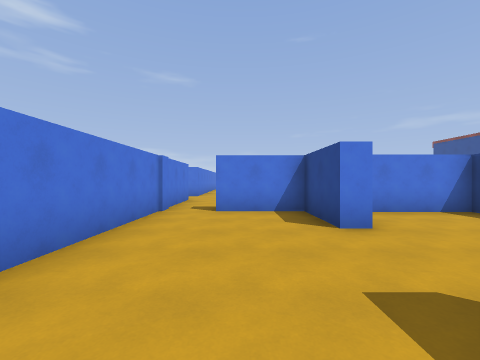
view 1 (above)

21 first-person views from a walk through a Godot game level. The camera is 1.5 m above the floor, looks level and sees 90° across. The floor is counted in squares, 2 m on a side. Each view is taken from the middle of a square. On the plan, view 1 faces up. The plan holds only what a view shows up to about 9 squares ahead; the rest is blank. The place goes on beyond the plan.

view 2
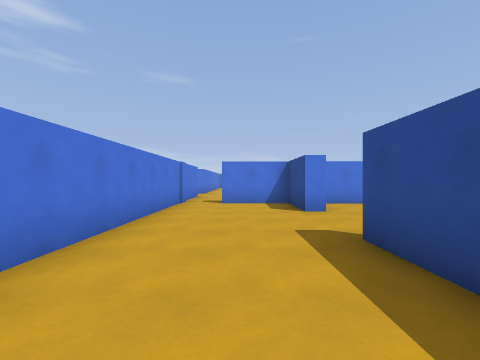

view 3
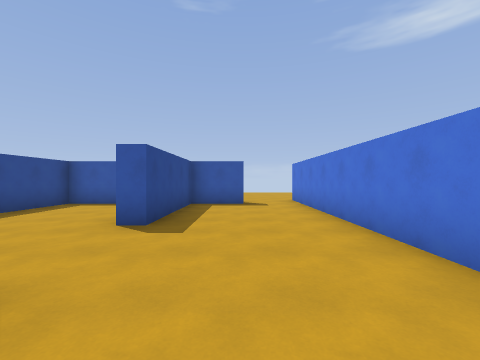

view 4
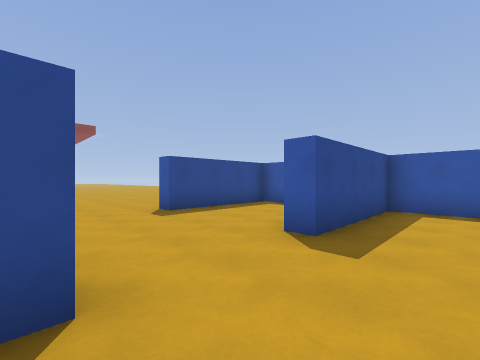

view 5
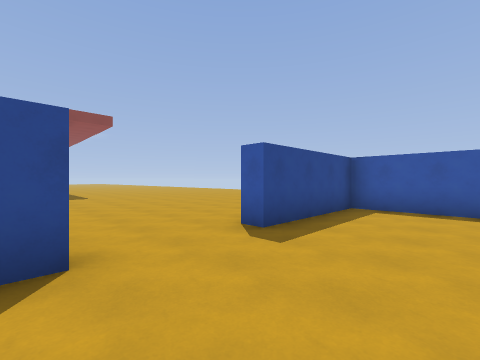

view 6
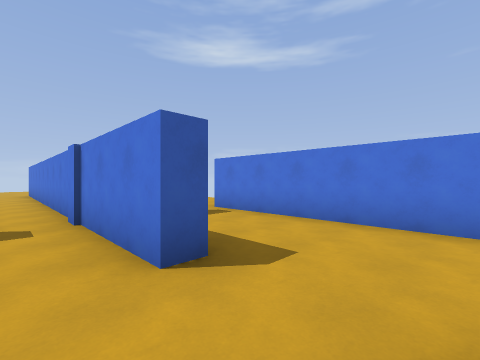

view 7
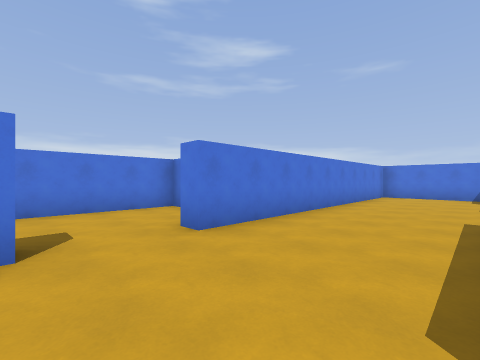

view 8
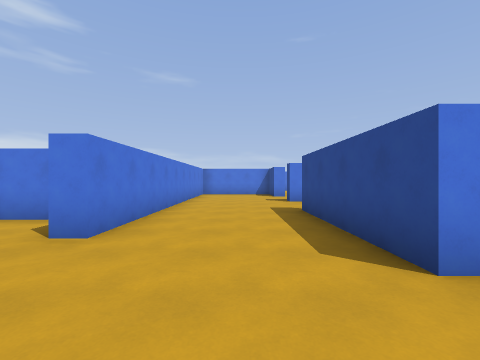

view 9
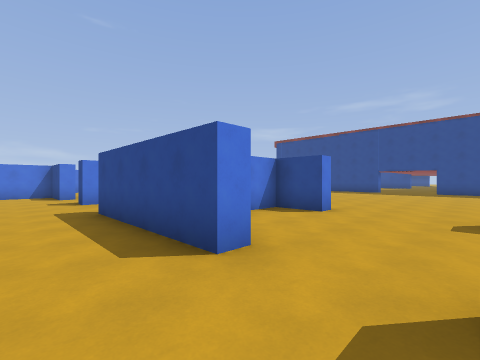

view 10
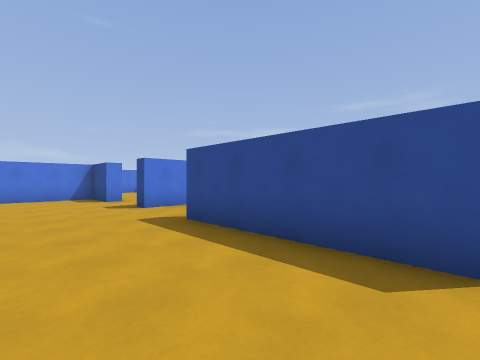

view 11
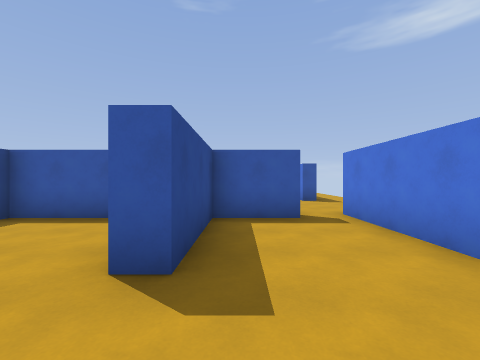

view 12
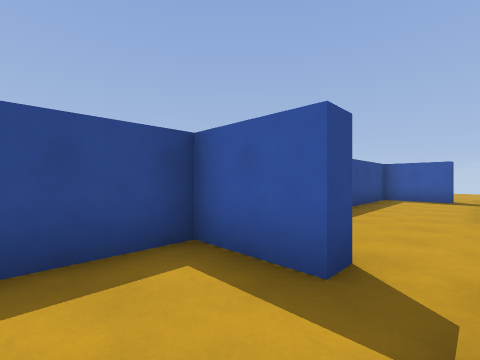

view 13
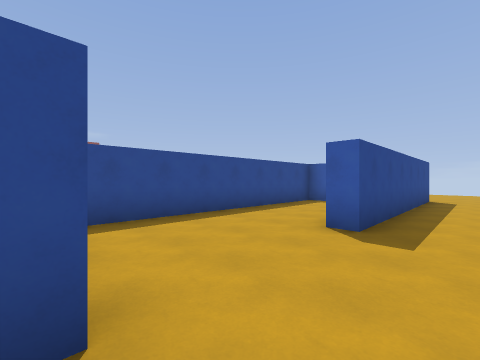

view 14
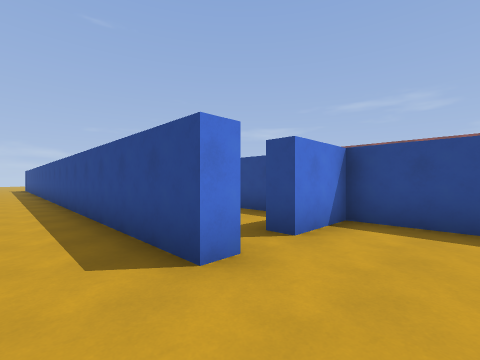

view 15
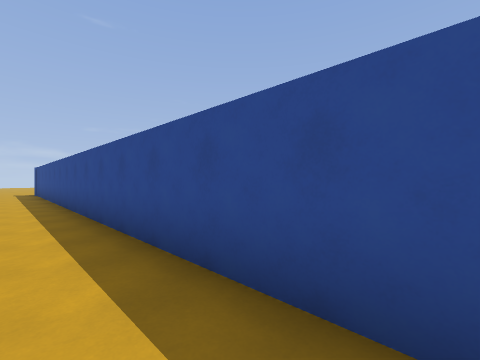

view 16
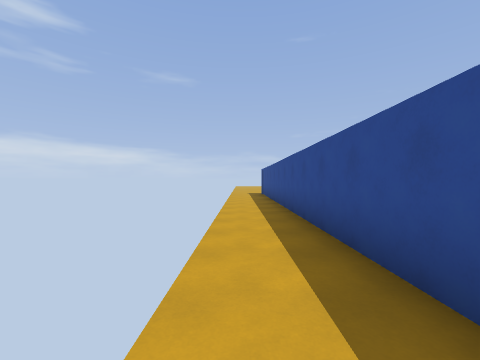

view 17
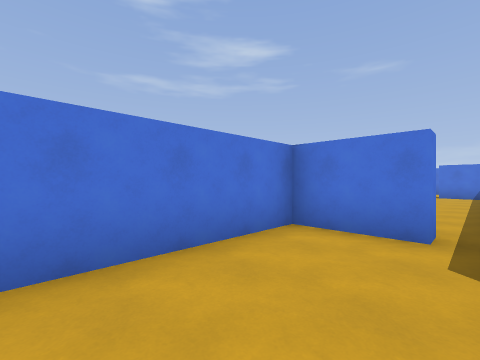

view 18
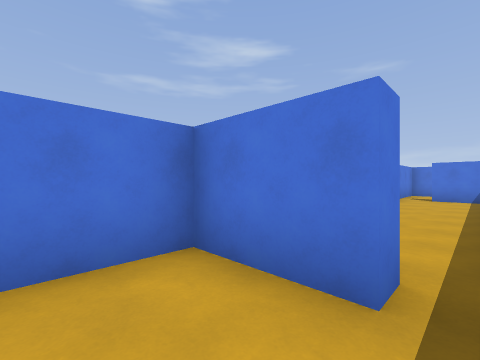

view 19
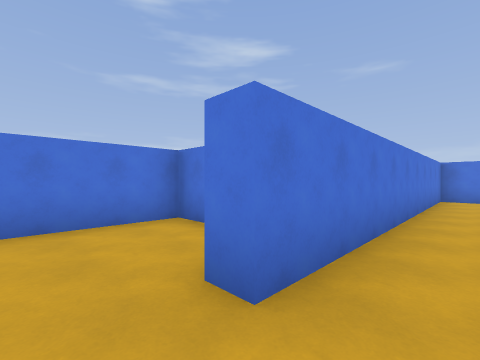

view 20
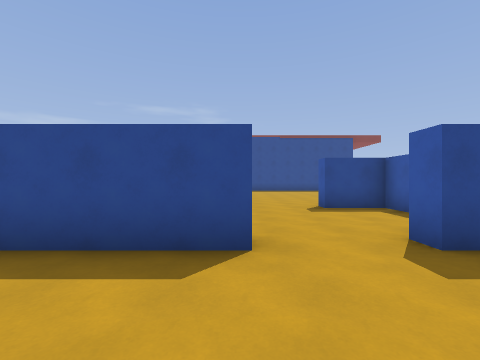

view 21
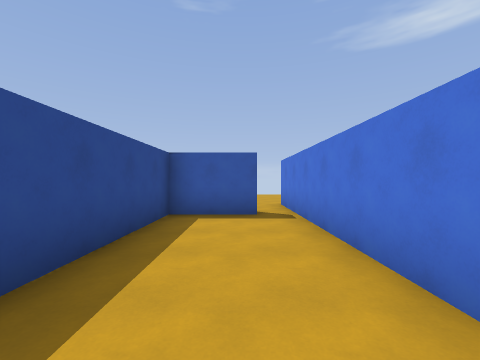

### Floor plan
Ten units are one square. View 1 is at (0, 0); x grows to the right and y downward. Boxes are objects, and circles mark ways between rooms. Rooms are numbered by the first view taken in them; rooms with no view inside come last. Other rooms are left out.
<svg viewBox="-75 -210 140 260">
<path fill="none" stroke="#000" d="M21 -37 16 -37 16 -58 -6 -58M-1 26 16 26 16 -10 21 -10M-20 -56 -20 39M54 -35 54 -58 26 -58M30 26 54 26 54 -10 60 -10M21 -99 16 -99 16 -140M31 -163 17 -163 17 -169M-25 -91 -20 -91 -20 -56M21 -190 16 -190 16 -202M-5 -63 16 -63 16 -78 21 -78M-20 -204 -20 -111 -25 -111M-42 -58 -42 -63 -25 -63 -25 -91M-34 -125 -53 -125 -53 -58M-53 -58 -58 -58 -58 -205M-45 22 -25 22 -25 -58 -42 -58M-58 45 -58 -23 -53 -23 -53 26"/>
<circle cx="20" cy="-25" r="3" fill="#2a7"/>
<circle cx="-10" cy="-60" r="3" fill="#2a7"/>
<circle cx="-20" cy="-105" r="3" fill="#2a7"/>
<circle cx="-50" cy="-60" r="3" fill="#2a7"/>
<text x="0" y="-10">1</text>
<text x="40" y="-20">2</text>
<text x="0" y="-130">3</text>
<text x="-40" y="-90">4</text>
<text x="-60" y="-50">5</text>
</svg>
Room 1 opens to room 2. Room 1 opens to room 3. Room 3 opens to room 4. Room 4 opens to room 5.

Where each view was taken, in squares from view 1:
view 1: 0 up, 0 right, facing up
view 2: 2 down, 0 right, facing up
view 3: 5 up, 0 right, facing down
view 4: 4 up, 0 right, facing down-right
view 5: 4 up, 3 right, facing down-right
view 6: 11 up, 1 left, facing down-left
view 7: 9 up, 1 right, facing up-left
view 8: 8 up, 0 right, facing up
view 9: 8 up, 0 right, facing up-right
view 10: 10 up, 1 left, facing up-right
view 11: 11 up, 3 left, facing down
view 12: 8 up, 5 left, facing down-right
view 13: 6 up, 7 left, facing down-right
view 14: 4 up, 7 left, facing up-right
view 15: 10 up, 7 left, facing up-right
view 16: 12 up, 7 left, facing up
view 17: 9 up, 3 left, facing up-left
view 18: 11 up, 3 left, facing up-left
view 19: 10 up, 1 left, facing up-left
view 20: 10 up, 1 left, facing right
view 21: 3 up, 4 left, facing down
